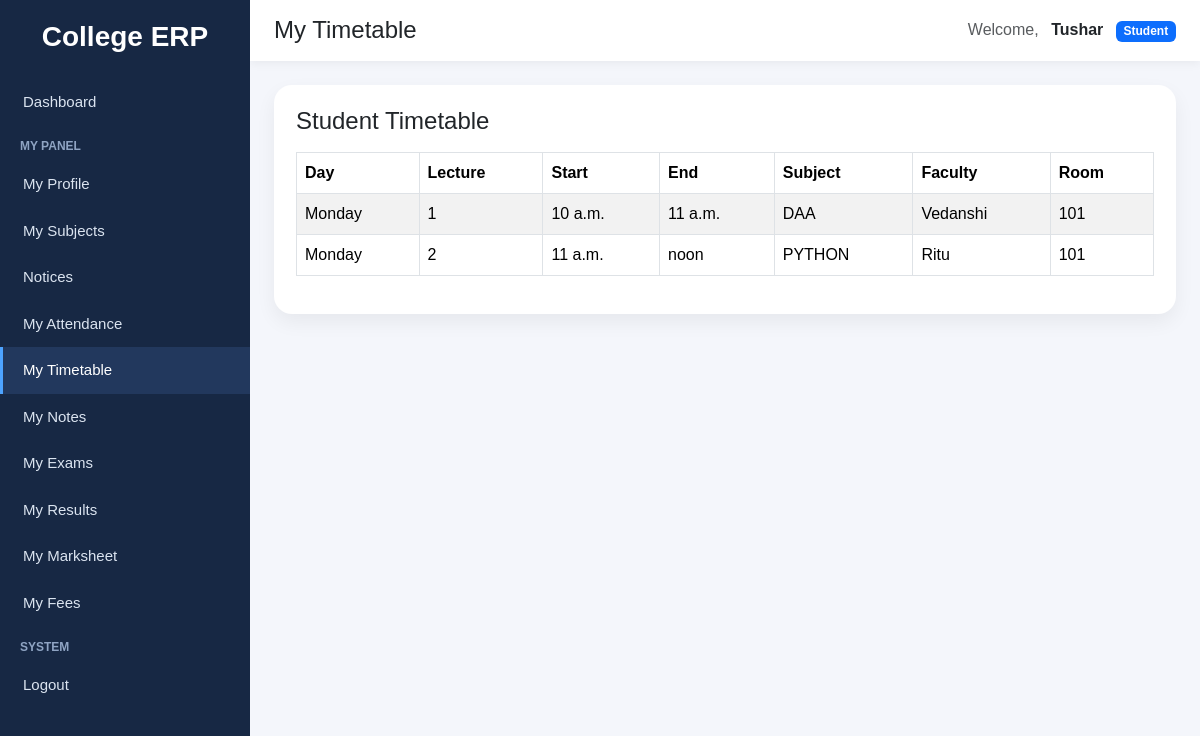
The page /timetable/student/ (signed in) on the database its author committed.
### accounts/models.py (models this page shows, shortened)
class CustomUser(AbstractUser):
    ROLE_CHOICES = (
        ("student", "Student"),
        ("faculty", "Faculty"),
        ("admin", "Admin"),
    )
    role = models.CharField(max_length=20, choices=ROLE_CHOICES)
    groups = models.ManyToManyField(
        Group,
        blank=True,
        related_name="customuser_set",
        related_query_name="customuser"
    )
    user_permissions = models.ManyToManyField(
        Permission,
        blank=True,
        related_name="customuser_permissions_set",
        related_query_name="customuser_permission"
    )

### timetable/models.py (models this page shows, shortened)
class Timetable(models.Model):
    DAY_CHOICES = (
        ('Monday', 'Monday'),
        ('Tuesday', 'Tuesday'),
        ('Wednesday', 'Wednesday'),
        ('Thursday', 'Thursday'),
        ('Friday', 'Friday'),
        ('Saturday', 'Saturday'),
    )
    subject_assignment = models.ForeignKey(
        SubjectAssignment,
        on_delete=models.CASCADE,
        related_name='timetables'
    )
    day = models.CharField(max_length=20, choices=DAY_CHOICES)
    lecture_number = models.PositiveIntegerField()
    start_time = models.TimeField()
    end_time = models.TimeField()
    room = models.CharField(max_length=50, blank=True, null=True)
    is_active = models.BooleanField(default=True)
    class Meta:
        ordering = ['day', 'lecture_number']
        unique_together = ('subject_assignment', 'day', 'lecture_number')

### subjects/models.py (models this page shows, shortened)
class SubjectAssignment(models.Model):
    SEMESTER_CHOICES = (
        (1, 'Semester 1'),
        (2, 'Semester 2'),
        (3, 'Semester 3'),
        (4, 'Semester 4'),
        (5, 'Semester 5'),
        (6, 'Semester 6'),
        (7, 'Semester 7'),
        (8, 'Semester 8'),
    )
    department = models.ForeignKey(
        Department,
        on_delete=models.CASCADE,
        related_name='subject_assignments'
    )
    course = models.ForeignKey(
        Course,
        on_delete=models.CASCADE,
        related_name='subject_assignments'
    )
    semester = models.PositiveSmallIntegerField(choices=SEMESTER_CHOICES)
    section = models.CharField(max_length=20, blank=True, null=True)
    subject = models.ForeignKey(
        Subject,
        on_delete=models.CASCADE,
        related_name='assignments'
    )
    faculty = models.ForeignKey(
        Faculty,
        on_delete=models.CASCADE,
        related_name='subject_assignments'
    )
    is_active = models.BooleanField(default=True)
    created_at = models.DateTimeField(auto_now_add=True)
    class Meta:
        ordering = ['department__name', 'course__name', 'semester', 'section', 'subject__name']
        unique_together = ('course', 'semester', 'section', 'subject')

class Subject(models.Model):
    name = models.CharField(max_length=100)
    code = models.CharField(max_length=20)

### faculty/models.py (models this page shows, shortened)
class Faculty(models.Model):
    user = models.OneToOneField(
        settings.AUTH_USER_MODEL,
        on_delete=models.CASCADE,
        related_name='faculty_profile',
        null=True,
        blank=True
    )
    name = models.CharField(max_length=150, blank=True, null=True)
    email = models.EmailField(blank=True, null=True)
    phone = models.CharField(max_length=15, blank=True, null=True)
    department = models.CharField(max_length=100, blank=True, null=True)
    course = models.ForeignKey(
        'courses.Course',
        on_delete=models.SET_NULL,
        null=True,
        blank=True,
        related_name='faculty_members'
    )
    designation = models.CharField(max_length=100, blank=True, null=True)
    photo = models.ImageField(upload_to='faculty/', blank=True, null=True)
    date_joined = models.DateField(blank=True, null=True)
    created_at = models.DateTimeField(auto_now_add=True, null=True, blank=True)

### timetable/views.py (the view)
# urls.py: path('student/', views.student_timetable, name='student_timetable'),
@login_required
def student_timetable(request):
    student = Student.objects.filter(user=request.user).first()
    if not student:
        messages.error(request, "Student profile not found.")
        return redirect('dashboard')
    timetables = Timetable.objects.select_related(
        'subject_assignment',
        'subject_assignment__subject',
        'subject_assignment__course',
        'subject_assignment__department',
        'subject_assignment__faculty',
    ).filter(
        subject_assignment__department=student.department,
        subject_assignment__course=student.course_fk,
        subject_assignment__semester=student.semester,
        is_active=True
    ).order_by('day', 'lecture_number')
    if student.section:
        timetables = timetables.filter(subject_assignment__section__iexact=student.section)
    return render(request, 'timetable/student_timetable.html', {
        'timetables': timetables,
        'student': student,
    })

### notices/context_processors.py (called while the page is built)
def latest_notices(request):
    if not request.user.is_authenticated:
        return {"latest_notices": []}
    notices = get_visible_notices_for_user(request.user)[:5]
    return {"latest_notices": notices}

### timetable/templates/timetable/student_timetable.html (shortened to what this page needs)
{% extends "base.html" %}
{% block page_title %}My Timetable{% endblock %}
{% block content %}
<div class="page-card">
    <h4 class="mb-3">Student Timetable</h4>
    {% if timetables %}
        <div class="table-responsive">
            <table class="table table-bordered table-striped">
                <thead>
                    <tr>
                        <th>Day</th>
                        <th>Lecture</th>
                        <th>Start</th>
                        <th>End</th>
                        <th>Subject</th>
                        <th>Faculty</th>
                        <th>Room</th>
                    </tr>
                </thead>
                <tbody>
                    {% for item in timetables %}
                    <tr>
                        <td>{{ item.day }}</td>
                        <td>{{ item.lecture_number }}</td>
                        <td>{{ item.start_time }}</td>
                        <td>{{ item.end_time }}</td>
                        <td>{{ item.subject_assignment.subject.name }}</td>
                        <td>{{ item.subject_assignment.faculty.name|default:"-" }}</td>
                        <td>{{ item.room|default:"-" }}</td>
                    </tr>
                    {% endfor %}
                </tbody>
            </table>
        </div>
    {% else %}
        <p class="text-muted mb-0">No timetable available.</p>
    {% endif %}
</div>
{% endblock %}

### templates/base.html (shortened to what this page needs)
<!DOCTYPE html>
<html lang="en">
<head>
    <link href="https://cdn.jsdelivr.net/npm/bootstrap@5.3.3/dist/css/bootstrap.min.css" rel="stylesheet">
</head>
<body>
<div class="sidebar">
    <h3>College ERP</h3>
    {% if request.user.is_authenticated %}
        {% if request.user.is_superuser or request.user.role == 'admin' %}
            <a href="/dashboard/" class="{% if '/dashboard' in request.path or request.path == '/' %}active-link{% endif %}">
                Dashboard
            </a>
            <div class="sidebar-section-title">Management</div>
            <a href="{% url 'student_list' %}" class="{% if '/students/' in request.path %}active-link{% endif %}">
                Students
            </a>
            <a href="{% url 'faculty_list' %}" class="{% if '/faculty/' in request.path %}active-link{% endif %}">
                Faculty
            </a>
            <a href="/courses/" class="{% if '/courses/' in request.path %}active-link{% endif %}">
                Courses
            </a>
            <a href="/departments/" class="{% if '/departments/' in request.path %}active-link{% endif %}">
                Departments
            </a>
            <div class="sidebar-section-title">Academics</div>
            <a href="/subjects/" class="{% if '/subjects/' in request.path and '/subjects/assignments/' not in request.path and '/subjects/my/' not in request.path %}active-link{% endif %}">
                Subjects
            </a>
            <a href="{% url 'subject_assignment_list' %}" class="{% if '/subjects/assignments/' in request.path %}active-link{% endif %}">
                Subject Assignments
            </a>
            <a href="{% url 'notice_list' %}" class="{% if '/notices/' in request.path %}active-link{% endif %}">
                Notices
            </a>
            <a href="{% url 'attendance_list' %}" class="{% if '/attendance/' in request.path %}active-link{% endif %}">
                Attendance
            </a>
            <a href="{% url 'timetable_list' %}" class="{% if '/timetable/' in request.path and '/timetable/faculty/' not in request.path and '/timetable/student/' not in request.path %}active-link{% endif %}">
                Timetable
            </a>
            <a href="/exams/" class="{% if '/exams/' in request.path and '/exams/results/' not in request.path %}active-link{% endif %}">
                Exams
            </a>
            <a href="{% url 'exam_schedule_list' %}" class="{% if '/exams/schedule/' in request.path %}active-link{% endif %}">
                Exam Schedule
            </a>
            <a href="{% url 'result_list' %}" class="{% if '/exams/results/list/' in request.path %}active-link{% endif %}">
                Results
            </a>
            <a href="{% url 'fee_structure_list' %}" class="{% if '/finance/structures/' in request.path %}active-link{% endif %}">
                Fee Structures
            </a>
            <a href="{% url 'promote_student_fee' %}" class="{% if '/finance/promote/' in request.path %}active-link{% endif %}">
                Promote Fees
            </a>
            <a href="{% url 'student_fee_list' %}" class="{% if '/finance/students/' in request.path %}active-link{% endif %}">
                Student Fees
            </a>
        {% elif request.user.role == 'student' %}
            <a href="/dashboard/" class="{% if '/dashboard' in request.path or request.path == '/' %}active-link{% endif %}">
                Dashboard
            </a>
            <div class="sidebar-section-title">My Panel</div>
            <a href="{% url 'my_student_profile' %}" class="{% if '/students/profile/' in request.path %}active-link{% endif %}">
                My Profile
            </a>
            <a href="{% url 'my_subjects' %}" class="{% if '/subjects/my/' in request.path %}active-link{% endif %}">
                My Subjects
            </a>
            <a href="{% url 'notice_list' %}" class="{% if '/notices/' in request.path %}active-link{% endif %}">
                Notices
            </a>
            <a href="{% url 'my_attendance' %}" class="{% if '/attendance/my/' in request.path %}active-link{% endif %}">
                My Attendance
            </a>
            <a href="{% url 'student_timetable' %}" class="{% if '/timetable/student/' in request.path %}active-link{% endif %}">
                My Timetable
            </a>
            <a href="{% url 'student_note_list' %}" class="{% if '/notes/student/' in request.path %}active-link{% endif %}">
                My Notes
            </a>
            <a href="{% url 'student_exam_schedule' %}" class="{% if '/exams/my-exams/' in request.path %}active-link{% endif %}">
                My Exams
            </a>
            <a href="{% url 'student_result_list' %}" class="{% if '/exams/results/student/' in request.path %}active-link{% endif %}">
                My Results
            </a>
            <a href="{% url 'consolidated_marksheet' %}" class="{% if '/exams/marksheet/' in request.path %}active-link{% endif %}">
                My Marksheet
            </a>
            <a href="{% url 'my_fees' %}" class="{% if '/finance/my-fees/' in request.path %}active-link{% endif %}">
                My Fees
            </a>
        {% endif %}
        <div class="sidebar-section-title">System</div>
        <form method="post" action="/accounts/logout/" style="margin:0;">
            <button type="submit" class="sidebar-logout-btn">Logout</button>
        </form>
    {% endif %}
</div>
<div class="main-content">
    <div class="topbar d-flex justify-content-between align-items-center">
        <h4 class="mb-0">{% block page_title %}College ERP{% endblock %}</h4>
        <div>
            {% if request.user.is_authenticated %}
                <span class="me-2 text-muted">Welcome,</span>
                <strong>{{ request.user.username }}</strong>
                {% if request.user.is_superuser %}
                    <span class="badge bg-danger ms-2">Admin</span>
                {% elif request.user.role %}
                    <span class="badge bg-primary ms-2">{{ request.user.role|title }}</span>
                {% endif %}
            {% endif %}
        </div>
    </div>
    <div class="content-area">
        {% block content %}{% endblock %}
    </div>
</div>
</body>
</html>

### templates/base.html (style rules this page uses)
body { background-color: #f4f6fb; margin: 0; padding: 0; font-family: Arial, sans-serif; }
.sidebar { width: 250px; min-height: 100vh; background: #172844; color: white; position: fixed; top: 0; left: 0; padding-top: 20px; }
.sidebar h3 { text-align: center; margin-bottom: 25px; font-weight: 700; }
.sidebar a { color: #dbe4f0; text-decoration: none; display: block; padding: 12px 20px; font-size: 15px; border-left: 3px solid transparent; }
.sidebar a:hover, .sidebar a.active-link { background: #22385d; color: white; border-left: 3px solid #4da3ff; }
.sidebar-section-title { font-size: 12px; color: #8fa4c3; padding: 12px 20px 6px; text-transform: uppercase; font-weight: bold; }
.sidebar-logout-btn { color: #dbe4f0; text-decoration: none; display: block; padding: 12px 20px; font-size: 15px; border: none; background: none; width: 100%; text-align: left; border-left: 3px solid transparent; }
.main-content { margin-left: 250px; min-height: 100vh; }
.topbar { background: white; padding: 16px 24px; box-shadow: 0 2px 10px rgba(0,0,0,0.06); }
.content-area { padding: 24px; }
.page-card { background: white; border-radius: 18px; padding: 22px; box-shadow: 0 8px 20px rgba(0,0,0,0.06); }

### rows shown on the page
CustomUser: user.username "Tushar", user.role "Student"
Timetable: day "Monday", lecture_number "1", start_time "10 a.m.", end_time "11 a.m.", subject_assignment.subject.name "DAA", subject_assignment.faculty.name "Vedanshi", room "101"
Timetable: day "Monday", lecture_number "2", start_time "11 a.m.", end_time "noon", subject_assignment.subject.name "PYTHON", subject_assignment.faculty.name "Ritu", room "101"
